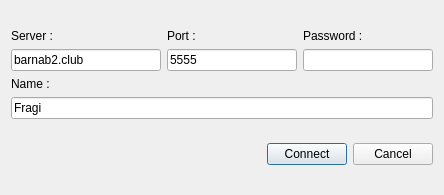
<?xml version="1.0" encoding="UTF-8"?>
<ui version="4.0">
 <class>ConnectionDialog</class>
 <widget class="QDialog" name="ConnectionDialog">
  <property name="geometry">
   <rect>
    <x>0</x>
    <y>0</y>
    <width>444</width>
    <height>195</height>
   </rect>
  </property>
  <property name="windowTitle">
   <string>Dialog</string>
  </property>
  <layout class="QVBoxLayout" name="verticalLayout_6">
   <item>
    <layout class="QVBoxLayout" name="verticalLayout_5">
     <item>
      <layout class="QHBoxLayout" name="horizontalLayout">
       <item>
        <layout class="QVBoxLayout" name="verticalLayout">
         <item>
          <widget class="QLabel" name="label">
           <property name="sizePolicy">
            <sizepolicy hsizetype="Preferred" vsizetype="Fixed">
             <horstretch>0</horstretch>
             <verstretch>0</verstretch>
            </sizepolicy>
           </property>
           <property name="text">
            <string>Server :</string>
           </property>
          </widget>
         </item>
         <item>
          <widget class="QLineEdit" name="ServerInput">
           <property name="minimumSize">
            <size>
             <width>150</width>
             <height>0</height>
            </size>
           </property>
           <property name="inputMask">
            <string/>
           </property>
           <property name="text">
            <string>barnab2.club</string>
           </property>
          </widget>
         </item>
        </layout>
       </item>
       <item>
        <layout class="QVBoxLayout" name="verticalLayout_2">
         <item>
          <widget class="QLabel" name="label_2">
           <property name="sizePolicy">
            <sizepolicy hsizetype="Preferred" vsizetype="Fixed">
             <horstretch>0</horstretch>
             <verstretch>0</verstretch>
            </sizepolicy>
           </property>
           <property name="text">
            <string>Port :</string>
           </property>
          </widget>
         </item>
         <item>
          <widget class="QLineEdit" name="PortInput">
           <property name="minimumSize">
            <size>
             <width>50</width>
             <height>0</height>
            </size>
           </property>
           <property name="text">
            <string>5555</string>
           </property>
          </widget>
         </item>
        </layout>
       </item>
       <item>
        <layout class="QVBoxLayout" name="verticalLayout_3">
         <item>
          <widget class="QLabel" name="label_3">
           <property name="sizePolicy">
            <sizepolicy hsizetype="Preferred" vsizetype="Fixed">
             <horstretch>0</horstretch>
             <verstretch>0</verstretch>
            </sizepolicy>
           </property>
           <property name="text">
            <string>Password :</string>
           </property>
          </widget>
         </item>
         <item>
          <widget class="QLineEdit" name="PasswordInput">
           <property name="echoMode">
            <enum>QLineEdit::Password</enum>
           </property>
          </widget>
         </item>
        </layout>
       </item>
      </layout>
     </item>
     <item>
      <layout class="QVBoxLayout" name="verticalLayout_4">
       <item>
        <widget class="QLabel" name="label_4">
         <property name="sizePolicy">
          <sizepolicy hsizetype="Preferred" vsizetype="Fixed">
           <horstretch>0</horstretch>
           <verstretch>0</verstretch>
          </sizepolicy>
         </property>
         <property name="text">
          <string>Name :</string>
         </property>
        </widget>
       </item>
       <item>
        <widget class="QLineEdit" name="NameInput">
         <property name="text">
          <string>Fragi</string>
         </property>
        </widget>
       </item>
      </layout>
     </item>
    </layout>
   </item>
   <item>
    <layout class="QHBoxLayout" name="horizontalLayout_2">
     <item>
      <spacer name="horizontalSpacer">
       <property name="orientation">
        <enum>Qt::Horizontal</enum>
       </property>
       <property name="sizeHint" stdset="0">
        <size>
         <width>40</width>
         <height>20</height>
        </size>
       </property>
      </spacer>
     </item>
     <item>
      <widget class="QPushButton" name="ConnectButton">
       <property name="text">
        <string>Connect</string>
       </property>
      </widget>
     </item>
     <item>
      <widget class="QPushButton" name="CancelButton">
       <property name="text">
        <string>Cancel</string>
       </property>
      </widget>
     </item>
    </layout>
   </item>
  </layout>
 </widget>
 <resources/>
 <connections/>
</ui>
